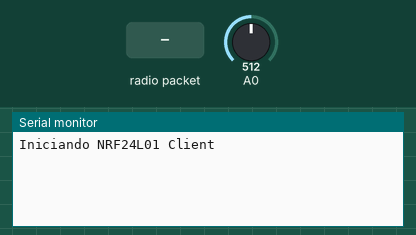
This sketch was run on a simulated Arduino Uno, built with avr-gcc and run on an emulated ATmega328P. On the bench: the last lines printed to the serial monitor. The test bench sets the inputs (shaded band); at power-on: A0 = 512. No radio packets arrive unless stated.

Above: at 2.2 s.
2.3 s: radio packet "1" arrives
At 3.5 s:
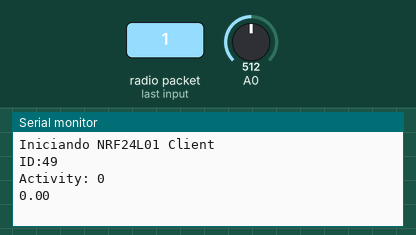
3.8 s: radio packet "0" arrives
At 4.5 s:
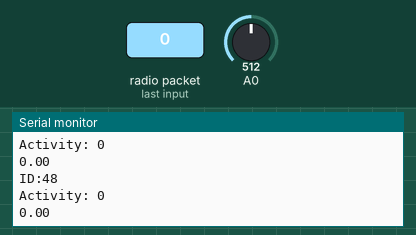

Measured:
- after the input at 2.3 s, the serial monitor: prints a new line after 0.09 s (image 1)
- after the input at 3.8 s, the serial monitor: prints a new line at once (image 2)

The sketch:

NRF24L01_Client_v1.ino
```cpp
#include <SPI.h>
#include "RF24.h"

#define myID 11

RF24 myRadioTX  (9, 10);
RF24 myRadioRX  (7, 8);
byte addresses[][6] = {"0"};

struct package {
  int id = myID;
  int activity = 1;
  float value = 18.3;
  char  text[100] = "Client11\n";
};
typedef struct package Package;
Package dataTX;
Package dataRX;

int activityData(int value) {
  if (value == 0) {
    value = 1;
  } else {
    value = 0;
  }
  return value;
}


void setup()
{
  Serial.begin(115200);
  Serial.println("Iniciando NRF24L01 Client");

  myRadioTX.begin();
  myRadioTX.setChannel(115);
  myRadioTX.setPALevel(RF24_PA_MAX);
  myRadioTX.setDataRate( RF24_250KBPS ) ;
  myRadioTX.openWritingPipe( addresses[0]);

  myRadioRX.begin();
  myRadioRX.setChannel(115);
  myRadioRX.setPALevel(RF24_PA_MAX);
  myRadioRX.setDataRate( RF24_250KBPS ) ;
  myRadioRX.openReadingPipe(1, addresses[0]);
  myRadioRX.startListening();
  delay(1000);
}

void loop() {
  myRadioTX.write(&dataTX, sizeof(dataTX));
  dataTX.activity = activityData(dataTX.activity);
  dataTX.value = analogRead(0);
  delay(50);
  if ( myRadioRX.available()) {
    while (myRadioRX.available())
    {
      myRadioRX.read( &dataRX, sizeof(dataRX) );
    }
    if (dataRX.id != myID) {
      Serial.print("\ID:");
      Serial.println(dataRX.id);
      Serial.print("Activity: ");
      Serial.println(dataRX.activity);
      Serial.println(dataRX.value);
      Serial.println(dataRX.text);
    }
  }
  delay(50);
}
```
